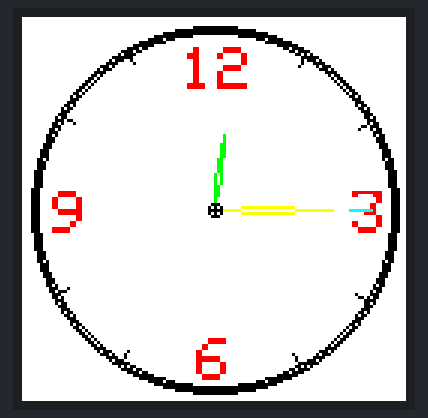
Bench run of a sketch on a simulated Arduino Uno, built with avr-gcc and run on an emulated ATmega328P. Parts: 128×128 colour display.

Above: at 0.4 s.
At 1.4 s:
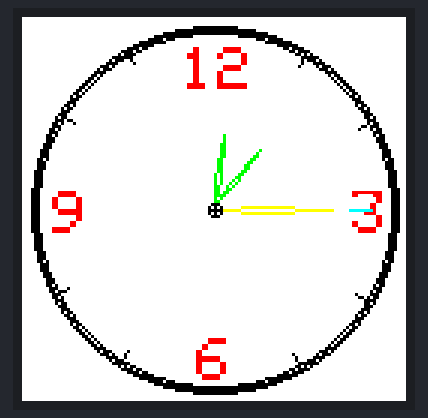
At 2.4 s:
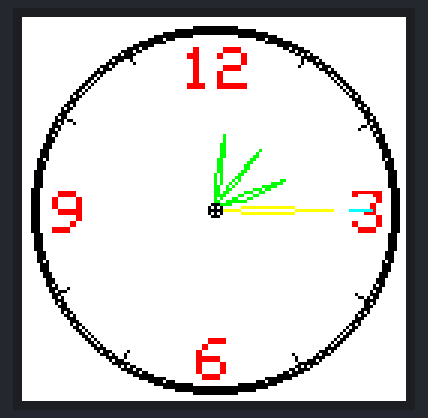
At 5.4 s:
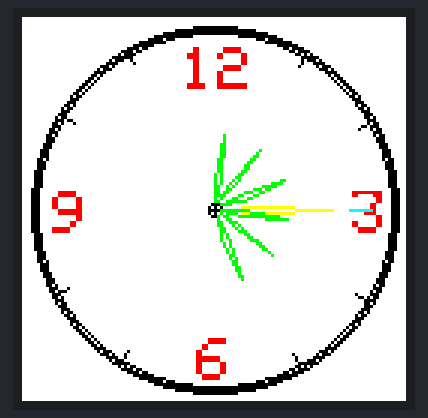
At 8.4 s:
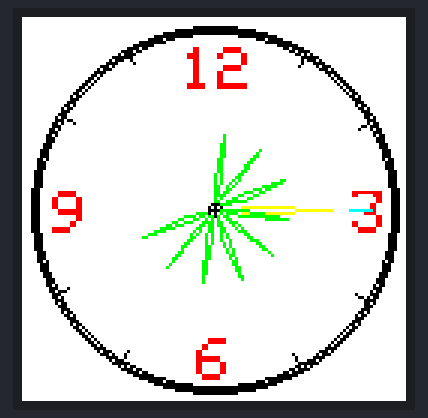
At 11.4 s:
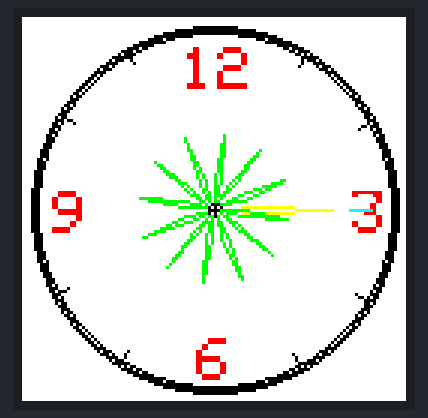

The sketch:

analog_clock.ino
```cpp
#include <Adafruit_GFX.h>
#include <Adafruit_SSD1351.h>
#include <SPI.h>

#define sclk 13
#define mosi 11
#define dc   9
#define cs   8
#define rst  7

// Color definitions
#define  BLACK           0x0000
#define BLUE            0x001F
#define RED             0xF800
#define GREEN           0x07E0
#define CYAN            0x07FF
#define MAGENTA         0xF81F
#define YELLOW          0xFFE0
#define WHITE           0xFFFF

Adafruit_SSD1351 tft = Adafruit_SSD1351(cs, dc, rst);

int clockCenterX = 64;
int clockCenterY = 64;
int oldsec = 0;

void setup() {
  // put your setup code here, to run once:
    tft.begin();
    tft.fillRect(0, 0, 128, 128, BLACK);
    tft.invert(true);
    delay(100);
    tft.invert(false);
    delay(100);
    tft.fillScreen(BLACK);
    drawDisplay();
}

void loop() {
  // put your main code here, to run repeatedly:

}

void drawDisplay(){
    tft.fillScreen(BLACK);

    for (int i=0; i<3; i++){
        tft.drawCircle(clockCenterX, clockCenterY, 61 - i, WHITE);
    }

    for (int i=0; i<3; i++){
        tft.drawCircle(clockCenterX, clockCenterY, i, WHITE);
    }

    tft.setCursor(clockCenterX + 46, clockCenterY - 6);
    tft.setTextColor(CYAN);
    tft.setTextSize(2);
    tft.print("3");

    tft.setCursor(clockCenterX - 6, clockCenterY + 43);
    tft.setTextColor(CYAN);
    tft.setTextSize(2);
    tft.print("6");

    tft.setCursor(clockCenterX - 54, clockCenterY - 6);
    tft.setTextColor(CYAN);
    tft.setTextSize(2);
    tft.print("9");

    tft.setCursor(clockCenterX - 11, clockCenterY - 54);
    tft.setTextColor(CYAN);
    tft.setTextSize(2);
    tft.print("12");

    for (int i=0; i<12; i++){
        if ((i%3) != 0){
            drawMark(i);
        }
    }
    /*
    for (int i=0; i<60; i++){
        drawSec(i);
        delay(1000);
    }

    for (int i=0; i<60; i++){
        drawMin(i);
        delay(1000);
    }*/

    drawSec(15);
    drawMin(15);

    for (int i=0; i<12; i++){
        drawHour(i, 14);
        delay(1000);
    }
}

void drawMark(int h){
    float x1, x2, y1, y2;

    h = h * 30;
    h = h + 270;

    x1 = 59 * cos(h*0.0175);
    y1 = 59 * sin(h*0.0175);
    x2 = 55 * cos(h*0.0175);
    y2 = 55 * sin(h*0.0175);

    tft.drawLine(x1+clockCenterX, y1+clockCenterY, x2+clockCenterX, y2+clockCenterY, WHITE);
}

void drawSec(int s){
    float x1, x2, y1, y2;

    int ps = s - 1;

    if (ps == -1)
        ps = 59;

    ps = ps * 6;
    ps = ps + 270;

    x1 = 53 * cos(ps*0.0175);
    y1 = 53 * sin(ps*0.0175);

    x2 = 49 * cos(ps*0.0175);
    y2 = 49 * sin(ps*0.0175);

    tft.drawLine(clockCenterX+x1, clockCenterY+y1, clockCenterX+x2, clockCenterY+y2, BLACK);

    s = s * 6;
    s = s + 270;

    x1 = 53 * cos(s*0.0175);
    y1 = 53 * sin(s*0.0175);

    x2 = 46 * cos(s*0.0175);
    y2 = 46 * sin(s*0.0175);

    tft.drawLine(clockCenterX+x1, clockCenterY+y1, clockCenterX+x2, clockCenterY+y2, RED);
}

void drawMin(int m) {
    float x1, x2, x3, x4, y1, y2, y3, y4;

    int pm = m -1;

    if (pm == -1)
        pm = 59;

    pm = pm * 6;
    pm = pm + 270;

    x1=40*cos(pm*0.0175);
    y1=40*sin(pm*0.0175);
    x2=4*cos(pm*0.0175);
    y2=4*sin(pm*0.0175);
    x3=15*cos((pm+4)*0.0175);
    y3=15*sin((pm+4)*0.0175);
    x4=15*cos((pm-4)*0.0175);
    y4=15*sin((pm-4)*0.0175);

    tft.drawLine(x1+clockCenterX, y1+clockCenterY, x3+clockCenterX, y3+clockCenterY, BLACK);
    tft.drawLine(x3+clockCenterX, y3+clockCenterY, x2+clockCenterX, y2+clockCenterY, BLACK);
    tft.drawLine(x2+clockCenterX, y2+clockCenterY, x4+clockCenterX, y4+clockCenterY, BLACK);
    tft.drawLine(x4+clockCenterX, y4+clockCenterY, x1+clockCenterX, y1+clockCenterY, BLACK);

    m=m*6;
    m=m+270;

    x1=40*cos(m*0.0175);
    y1=40*sin(m*0.0175);
    x2=4*cos(m*0.0175);
    y2=4*sin(m*0.0175);
    x3=15*cos((m+4)*0.0175);
    y3=15*sin((m+4)*0.0175);
    x4=15*cos((m-4)*0.0175);
    y4=15*sin((m-4)*0.0175);

    tft.drawLine(x1+clockCenterX, y1+clockCenterY, x3+clockCenterX, y3+clockCenterY, BLUE);
    tft.drawLine(x3+clockCenterX, y3+clockCenterY, x2+clockCenterX, y2+clockCenterY, BLUE);
    tft.drawLine(x2+clockCenterX, y2+clockCenterY, x4+clockCenterX, y4+clockCenterY, BLUE);
    tft.drawLine(x4+clockCenterX, y4+clockCenterY, x1+clockCenterX, y1+clockCenterY, BLUE);
}

void drawHour(int h, int m) {
    float x1, x2, x3, x4, y1, y2, y3, y4;

    int ph = h;

    if (m == 0){
        ph = ((ph-1)*30) + ((m+59)/2);
    }
    else {
        ph = (ph*30) + ((m-1)/2);
    }

    ph = ph + 270;

    x1=25*cos(ph*0.0175);
    y1=25*sin(ph*0.0175);
    x2=3*cos(ph*0.0175);
    y2=3*sin(ph*0.0175);
    x3=10*cos((ph+5)*0.0175);
    y3=10*sin((ph+5)*0.0175);
    x4=10*cos((ph-5)*0.0175);
    y4=10*sin((ph-5)*0.0175);

    tft.drawLine(x1+clockCenterX, y1+clockCenterY, x3+clockCenterX, y3+clockCenterY, BLACK);
    tft.drawLine(x3+clockCenterX, y3+clockCenterY, x2+clockCenterX, y2+clockCenterY, BLACK);
    tft.drawLine(x2+clockCenterX, y2+clockCenterY, x4+clockCenterX, y4+clockCenterY, BLACK);
    tft.drawLine(x4+clockCenterX, y4+clockCenterY, x1+clockCenterX, y1+clockCenterY, BLACK);

    h = (h*30) + (m/2);
    h = h+270;

    x1=25*cos(h*0.0175);
    y1=25*sin(h*0.0175);
    x2=3*cos(h*0.0175);
    y2=3*sin(h*0.0175);
    x3=10*cos((h+5)*0.0175);
    y3=10*sin((h+5)*0.0175);
    x4=10*cos((h-5)*0.0175);
    y4=10*sin((h-5)*0.0175);

    tft.drawLine(x1+clockCenterX, y1+clockCenterY, x3+clockCenterX, y3+clockCenterY, MAGENTA);
    tft.drawLine(x3+clockCenterX, y3+clockCenterY, x2+clockCenterX, y2+clockCenterY, MAGENTA);
    tft.drawLine(x2+clockCenterX, y2+clockCenterY, x4+clockCenterX, y4+clockCenterY, MAGENTA);
    tft.drawLine(x4+clockCenterX, y4+clockCenterY, x1+clockCenterX, y1+clockCenterY, MAGENTA);
}
```

Measured:
- what the display in image 0 shows lasts 1.0 s, from 0.3 s to 1.3 s
